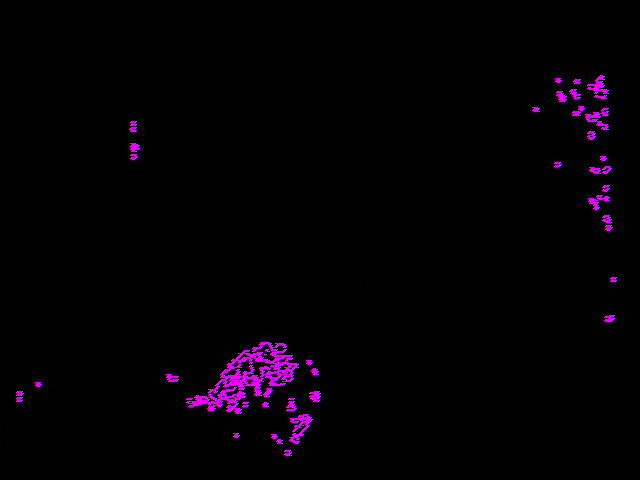
#> input picture Vision_Subsystem/testing/images/grey_edge.jpg, 640 x 480 px
$ python hough_transform.py
#> lines starting #> are read from the running program, lines starting #| are printed output that depends on the picture; after the words box and inside, x2 and y2 are one past the last pixel; in counts of white or black regions, pixels touching at a corner belong together
from typing import DefaultDict
import cv2
import numpy as np
from math import sqrt, pi, cos, sin


height, width = 480, 640
img = cv2.imread('images/grey_edge.jpg')
#> img is the input picture: shape (480, 640, 3); mean B, G, R 4.8, 1.3, 4.3
resized = cv2.resize(img, (width, height))
print(img)
#> (printed output is left out)
# [8 lines of commented-out code are left out]
print(resized.shape)
#| (480, 640, 3)
hsv = cv2.cvtColor(resized, cv2.COLOR_BGR2HSV)
#> hsv: shape (480, 640, 3); mean H, S, V 9.6, 19.2, 5
	# Set up the detector with default parameters
grey = cv2.cvtColor(resized, cv2.COLOR_BGR2GRAY)
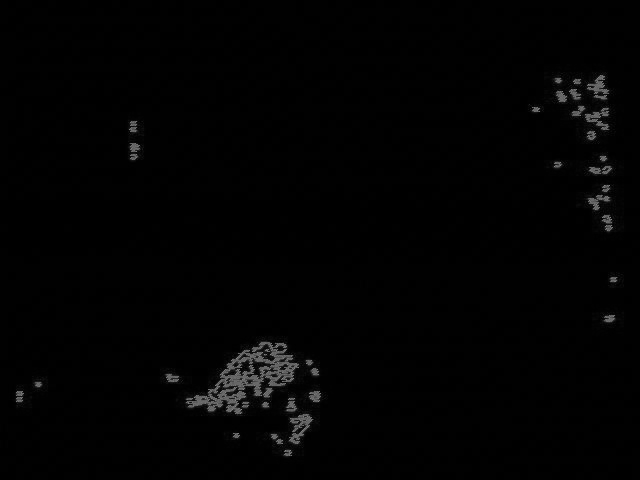
#> grey: shape (480, 640); min 0, max 146, mean 2.6
print(grey)
#> (printed output is left out)
grey_edit = np.where(grey > 2, 255, 0)
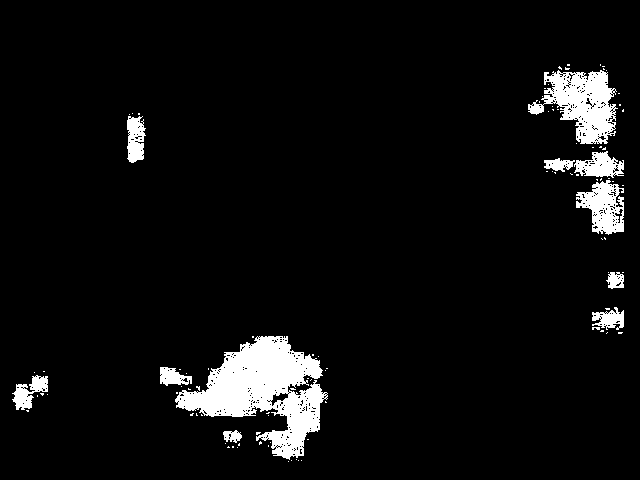
#> grey_edit: shape (480, 640) int64; 5.8% white; 97 white regions (86 under 20 px), largest, box (x1, y1, x2, y2) and area: (175, 336, 328, 460) 8816, (528, 70, 618, 144) 3532, (576, 180, 624, 235) 1570
print(grey_edit.shape)
#| (480, 640)
detector = cv2.SimpleBlobDetector_create()

# Detect blobs.
keypoints = detector.detect(grey)
#> keypoints = 2 keypoints; (x, y, size): (236, 364, 6.2), (249, 381, 5.9)
print(keypoints)
#> (printed output is left out)
# Draw detected blobs as red circles.
# cv2.DRAW_MATCHES_FLAGS_DRAW_RICH_KEYPOINTS ensures the size of the circle corresponds to the size of blob
im_with_keypoints = cv2.drawKeypoints(resized, keypoints, np.array([]), (0,0,255), cv2.DRAW_MATCHES_FLAGS_DRAW_RICH_KEYPOINTS)
# [53 lines of commented-out code are left out]

while(1):
    cv2.imshow('frame',img)
    # cv2.imshow('resized frame',grey)
    cv2.imshow('grey',grey)
    # cv2.imshow('erosion',erosion)
    # cv2.imshow('dilation',dilation)
    # cv2.imshow('edge', edges)
    cv2.imshow("detected circles", im_with_keypoints)
    k = cv2.waitKey(5) & 0xFF
#> (key Esc is pressed here)
    if k == 27:
        break
cv2.destroyAllWindows()
